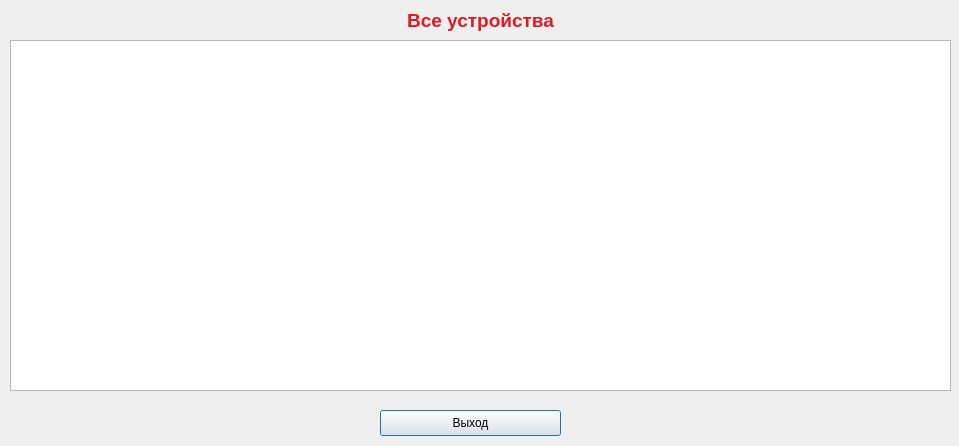
<?xml version="1.0" encoding="UTF-8"?>
<ui version="4.0">
 <class>DialogDevices</class>
 <widget class="QDialog" name="DialogDevices">
  <property name="geometry">
   <rect>
    <x>0</x>
    <y>0</y>
    <width>959</width>
    <height>446</height>
   </rect>
  </property>
  <property name="windowTitle">
   <string>Dialog</string>
  </property>
  <widget class="QTableView" name="device">
   <property name="geometry">
    <rect>
     <x>10</x>
     <y>40</y>
     <width>941</width>
     <height>351</height>
    </rect>
   </property>
   <attribute name="horizontalHeaderVisible">
    <bool>true</bool>
   </attribute>
   <attribute name="horizontalHeaderCascadingSectionResizes">
    <bool>false</bool>
   </attribute>
   <attribute name="horizontalHeaderHighlightSections">
    <bool>true</bool>
   </attribute>
  </widget>
  <widget class="QPushButton" name="pushButton_exit">
   <property name="geometry">
    <rect>
     <x>380</x>
     <y>410</y>
     <width>181</width>
     <height>26</height>
    </rect>
   </property>
   <property name="text">
    <string>Выход</string>
   </property>
  </widget>
  <widget class="QLabel" name="label">
   <property name="geometry">
    <rect>
     <x>400</x>
     <y>0</y>
     <width>161</width>
     <height>41</height>
    </rect>
   </property>
   <property name="text">
    <string>&lt;html&gt;&lt;head/&gt;&lt;body&gt;&lt;p align=&quot;center&quot;&gt;&lt;span style=&quot; font-size:14pt; font-weight:700; color:#e01b24;&quot;&gt;Все устройства&lt;/span&gt;&lt;/p&gt;&lt;/body&gt;&lt;/html&gt;</string>
   </property>
  </widget>
 </widget>
 <resources/>
 <connections/>
</ui>
